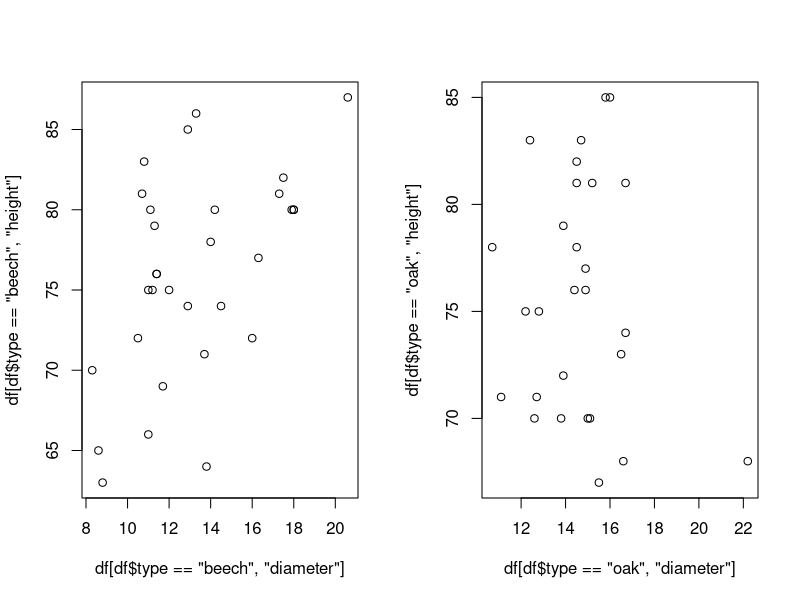
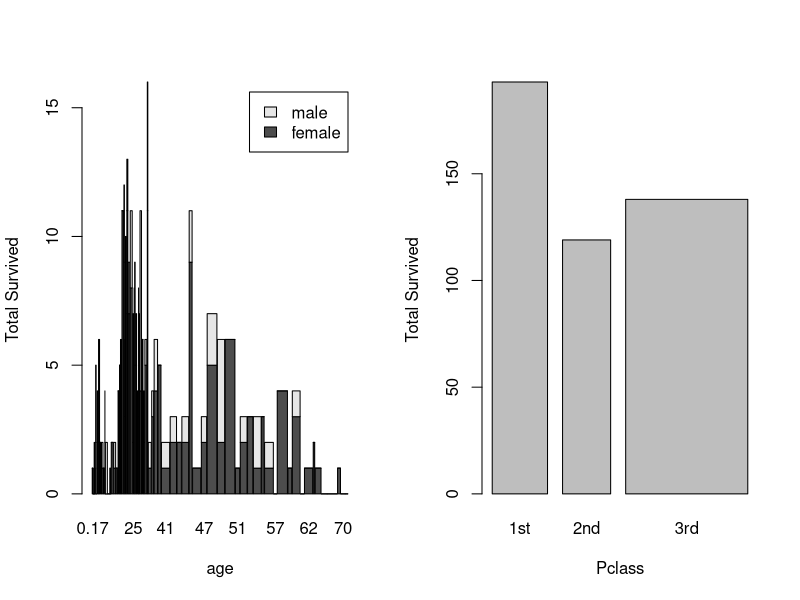
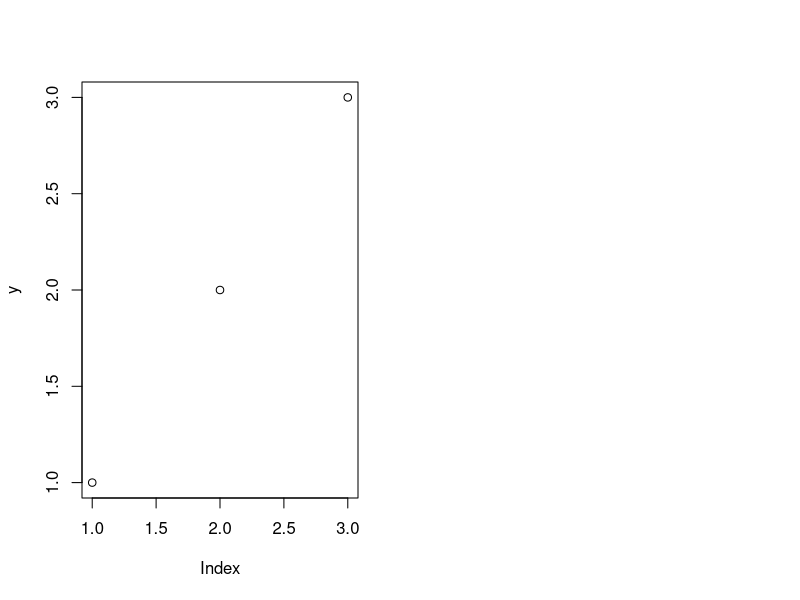
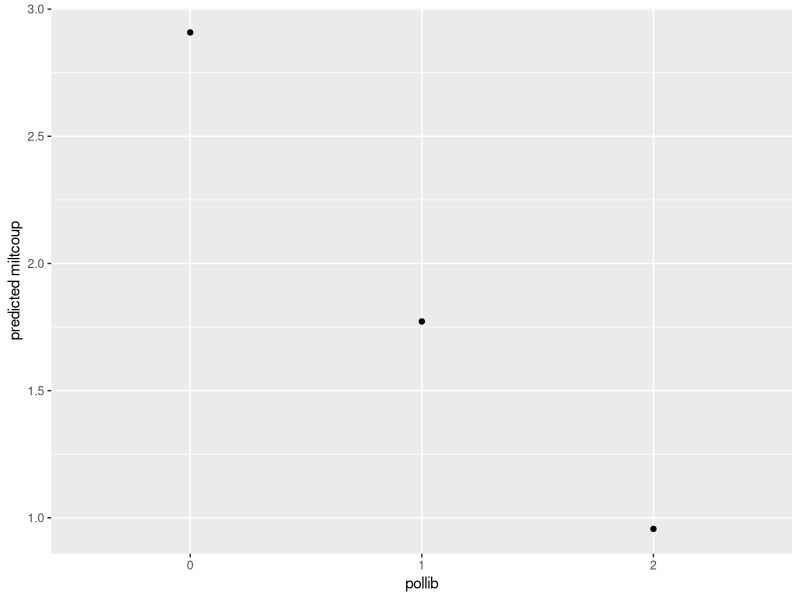

The R script that drew these images, in order:
## ---- chunk 1
knitr::opts_chunk$set(echo = TRUE)
## ---- chunk 2
df <- read.csv("Data/treeVolume.txt",header = TRUE, sep = "")
df$type = as.factor(df$type)
anova_m = lm(volume ~ type, data=df);anova(anova_m)
## ---- chunk 3
beech_samples = df[df$type == "beech", "volume"]
oak_samples = df[df$type == "oak", "volume"]
t.test(beech_samples, oak_samples)
## ---- chunk 4
beech_mean = mean(beech_samples); oak_mean = mean(oak_samples)
se_beech = sd(beech_samples) / sqrt(length(beech_samples))
se_oak = sd(oak_samples) / sqrt(length(oak_samples))
beech_mean; se_beech
oak_mean; se_oak
## ---- chunk 5
anova_m = lm(volume ~ height + diameter, data=df); anova(anova_m)
## ---- chunk 6
anova_beech_diameter = lm(beech_samples ~ df[df$type == "beech", "diameter"]); anova(anova_beech_diameter)
anova_oak_diameter = lm(oak_samples ~ df[df$type == "oak", "diameter"]); anova(anova_oak_diameter)

anova_beech_height = lm(beech_samples ~ df[df$type == "beech", "height"]); anova(anova_beech_height)
anova_oak_height = lm(oak_samples ~ df[df$type == "oak", "height"]); anova(anova_oak_height)
## ---- chunk 7
par(mfrow=c(1, 2))
plot(df[df$type == "beech", "diameter"], df[df$type == "beech", "height"])
plot(df[df$type == "oak", "diameter"], df[df$type == "oak", "height"])
cor.test(df[df$type == "beech", "diameter"], df[df$type == "beech", "height"])
cor.test(df[df$type == "oak", "diameter"], df[df$type == "oak", "height"])
## ---- chunk 8
avg_diameter = mean(df$diameter)
model = lm(volume ~ diameter, data=df);
predict(model, data.frame(diameter = c(avg_diameter)))
## ---- chunk 9
model1 = lm(volume ~ diameter + height, data=df)
model2 = lm(volume ~ diameter + height + diameter*height, data=df)
anova(model1, model2)
## ---- chunk 10
df <- read.csv("Data/titanic.txt", header=TRUE, sep="")


tot = xtabs(~PClass+Age+Sex, data=df)
tot.c=xtabs(Survived~PClass+Age+Sex, data=df)
round(tot.c/tot, 2)

tot2 = xtabs(Survived~Sex+Age, data=df)
tot_partial = xtabs(~Sex+Age, data=df)
barplot(tot2, tot_partial, xlab="age", ylab="Total Survived", legend=TRUE)

tot_pclass=xtabs(Survived~PClass, data=df)
tot_pclass_partial=xtabs(~PClass, data=df)
barplot(tot_pclass, tot_pclass_partial, xlab="Pclass", ylab="Total Survived")


# Fit a logistic regression model
titanic_model_a = glm(Survived ~ PClass + Age + Sex, data=df, family="binomial")
summary(titanic_model_a)
## ---- chunk 11

# Age with PClass
drop1(glm(Survived ~ Age+PClass, data=df), test="Chisq")

# Age with Sex
drop1(glm(Survived ~ Age+Sex, data=df), test="Chisq")


# Age with PClass factored
df$Age = factor(df$Age)
df$PClass = factor(df$PClass)
apclass = glm(Survived ~ Age+PClass, data=df)
summary(apclass)
## ---- chunk 12
df <- read.csv("Data/coups.txt", header=TRUE, sep=" "); set.seed(123)
df$pollib = as.factor(df$pollib); df$numregim = as.factor(df$numregim)
model_full = glm(miltcoup ~  pollib + numregim + parties + oligarchy + pctvote + popn + size + numelec, data=df, family = "poisson")
summary(model_full)
## ---- chunk 13
model = glm(miltcoup ~ oligarchy + pollib + parties + pctvote + popn + size + numregim, data=df, family = "poisson")
round(summary(model)$coeff,4)
## ---- chunk 14
model = glm(miltcoup ~ oligarchy + pollib + parties + pctvote + popn + size, data=df, family = "poisson")
round(summary(model)$coeff,4)
## ---- chunk 15
model = glm(miltcoup ~ oligarchy + pollib + parties + pctvote + popn, data=df, family = "poisson")
round(summary(model)$coeff,4)
## ---- chunk 16
model = glm(miltcoup ~ oligarchy + pollib + parties + pctvote, data=df, family = "poisson")
round(summary(model)$coeff,4)
## ---- chunk 17
model = glm(miltcoup ~ oligarchy + pollib + parties, data=df, family = "poisson")
round(summary(model)$coeff,4)
## ---- chunk 18
anova(model_full, model, test="LRT")
## ---- chunk 19
library(ggplot2)
hypothetical_df = data.frame(pollib=c(0,1,2), oligarchy=rep(mean(df$oligarchy),3),
           parties=rep(mean(df$parties),3))
hypothetical_df$pollib = as.factor(hypothetical_df$pollib)
hypothetical_df$pred_miltcoup = predict(model, newdata=hypothetical_df, type="response")
plot(x = hypothetical_df$pollib,y=hypothetical_df$response,
     )
p = ggplot(hypothetical_df, aes(x=pollib, y=pred_miltcoup)) + geom_point()
p + xlab("pollib") + ylab("predicted miltcoup")
